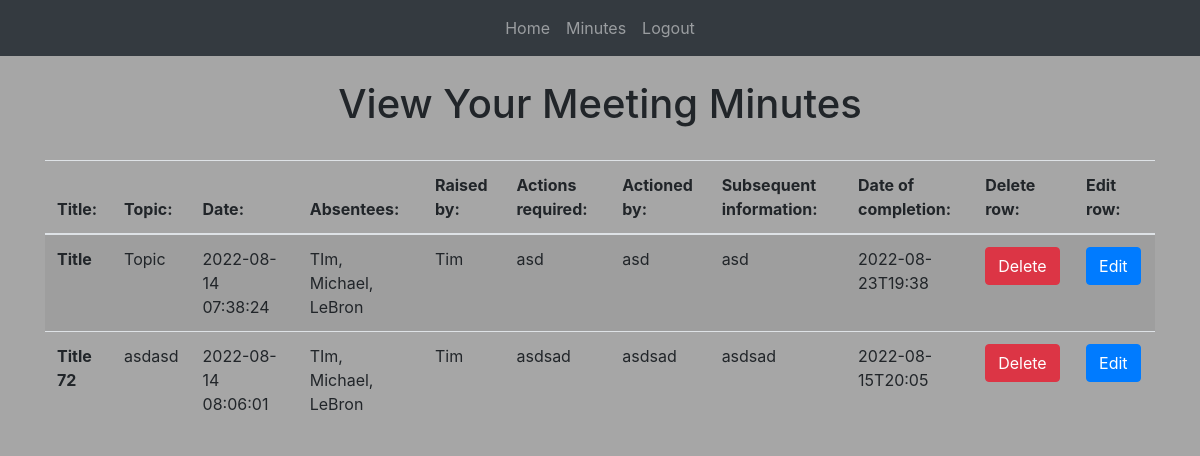
Page /search (signed in) on the committed database.
### website/models.py (models this page shows)
class Meeting(db.Model):
    id = db.Column(db.Integer, primary_key=True)
    time = db.Column(db.DateTime(timezone=True), default=func.now())
    title = db.Column(db.String(1000))
    topic = db.Column(db.String(1000))
    attendees = db.Column(db.String(100))
    raised_by = db.Column(db.String(100))
    actions_required = db.Column(db.String(100))
    actioned_by = db.Column(db.String(100))
    subsequent_information = db.Column(db.String(100))
    end_time = db.Column(db.String(100))
    user_id = db.Column(db.Integer, db.ForeignKey("user.id"))

### website/views.py (the view)
@views.route("/search", methods=["GET", "POST"])
@login_required
def search_meeting():
    if request.method == "POST":
        search = request.form.get("search")
        meetings = Meeting.query.filter(Meeting.title.contains(search)).all()
        return render_template("minutes.html", meetings=meetings, user=current_user)
    return render_template("minutes.html", user=current_user)

### website/__init__.py (called while the page is built)
def create_app():
    app = Flask(__name__)
    app.config["SECRET_KEY"] = "thisissecret"
    app.config["SQLALCHEMY_DATABASE_URI"] = f"sqlite:///{DB_NAME}"
    db.init_app(app)
    from .views import views
    from .auth import auth
    app.register_blueprint(views, url_prefix="/")
    app.register_blueprint(auth, url_prefix="/")
    from .models import Meeting, User
    create_database(app)
    login_manager = LoginManager()
    login_manager.login_view = "auth.login"
    login_manager.init_app(app)
    @login_manager.user_loader
    def load_user(id):
        return User.query.get(int(id))
    return app

### website/templates/minutes.html (shortened to what this page needs)
{% extends "base.html" %} {% block title %}Minutes{% endblock %}
{% block content%}
<br/>
<h1 align = "center"> View Your Meeting Minutes</h1>
<br/>
  <table class="table table-striped center">
    <thead>
      <tr>
        <th>Title:</th>
        <th>Topic:</th>
        <th>Date:</th>
        <th>Absentees:</th>
        <th>Raised by:</th>
        <th>Actions required:</th>
        <th>Actioned by:</th>
        <th>Subsequent information:</th>
        <th>Date of completion:</th>
        <th>Delete row:</th>
        <th>Edit row:</th>
      </tr>
    </thead>
    <tbody>
      {% for meeting in user.meetings %}
      <tr>
        <th scope="row">{{ meeting.title }}</th>
        <td>{{ meeting.topic }}</td>
        <td>{{ meeting.time }}</td>
        <td>{{ meeting.attendees }}</td>
        <td>{{ meeting.raised_by }}</td>
        <td>{{ meeting.actions_required }}</td>
        <td>{{ meeting.actioned_by }}</td>
        <td>{{ meeting.subsequent_information }}</td>
        <td>{{ meeting.end_time }}</td>
        <td>
          <button type="button" class="btn btn-danger" data-toggle="modal" data-target="#deleteModal{{ meeting.id }}">
            Delete
          </button>
      </td>
      <td>
        <button type="button" class="btn btn-primary" data-toggle="modal" data-target="#editModal{{ meeting.id }}">
          Edit
        </button>
      </td>
    </tr>
    {% endfor %}
  </tbody>
</table>
{% endblock %}

### website/templates/base.html (shortened to what this page needs)
<!DOCTYPE html>
<html>
  <head>
    <link
      rel="stylesheet"
      href="https://stackpath.bootstrapcdn.com/bootstrap/4.4.1/css/bootstrap.min.css"
    />
    <link
      rel="stylesheet"
      href="https://stackpath.bootstrapcdn.com/font-awesome/4.7.0/css/font-awesome.min.css"
    />
  </head>
  <body>
    <nav class="navbar navbar-expand-lg navbar-dark bg-dark">
      <div class="collapse navbar-collapse" id="navbar">
        <div class="navbar-nav center mx-auto">
          {% if user.is_authenticated %}
          <a class="nav-item nav-link" id="home" href="/">Home</a>
          <a class ="nav-item nav-link" id="minutes" href="/minutes">Minutes</a>
          <a class="nav-item nav-link" id="logout" href="/logout">Logout</a>
          {% else %}
          <a class="nav-item nav-link" id="login" href="/login">Login</a>
          <a class="nav-item nav-link" id="signUp" href="/sign-up">Sign Up</a>
          {% endif %}
        </div>
      </div>
    </nav>
    <div class="container">{% block content %} {% endblock %}</div>
  </body>
</html>

### website/templates/base.html (style rules this page uses)
body { background-color: #A6A6A6; }

### rows in the picture
Meeting: title "Title", topic "Topic", time "2022-08-14 07:38:24", attendees "TIm, Michael, LeBron", raised_by "Tim", actions_required "asd", actioned_by "asd", subsequent_information "asd", end_time "2022-08-23T19:38"
Meeting: title "Title 72", topic "asdasd", time "2022-08-14 08:06:01", attendees "TIm, Michael, LeBron", raised_by "Tim", actions_required "asdsad", actioned_by "asdsad", subsequent_information "asdsad", end_time "2022-08-15T20:05"
